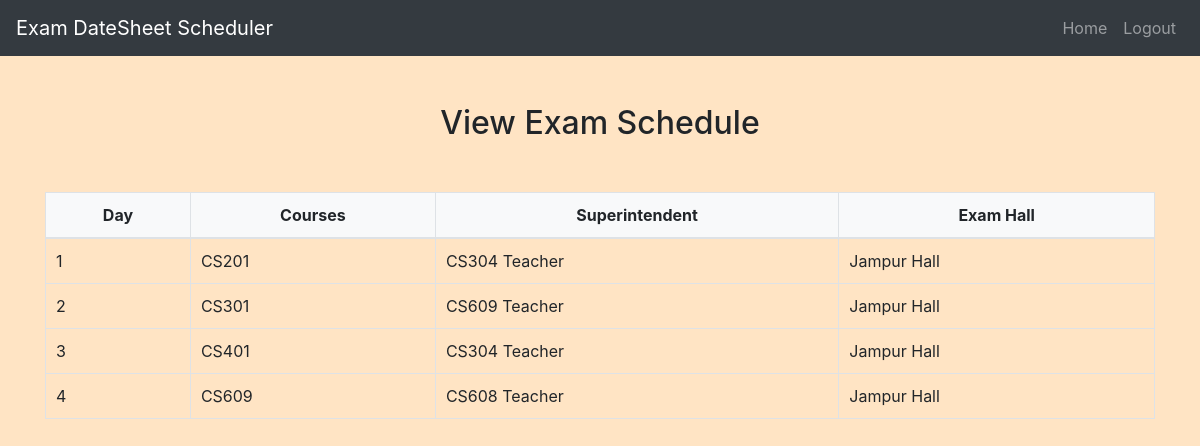
/superintendent/superintendent_dashboard.php (signed in), run on the app's committed database.
### tables this page shows
CREATE TABLE `examschedule` (
  `id` int(11) NOT NULL,
  `day_number` int(11) NOT NULL,
  `courses` text NOT NULL,
  `superintendent` varchar(255) NOT NULL,
  `hall_name` varchar(255) NOT NULL
);

### superintendent/superintendent_dashboard.php (the view, shortened to what this page needs)
<?php
include('config.php');
function getExamSchedules($conn) {
    $sql = "SELECT id, day_number, courses, superintendent, hall_name
            FROM ExamSchedule";
    $result = $conn->query($sql);
    $schedules = [];
    while ($row = $result->fetch_assoc()) {
        $schedules[] = $row;
    }
    return $schedules;
}
function getCourses($conn) {
    $sql = "SELECT course_id, course_name FROM Courses";
    $result = $conn->query($sql);
    $courses = [];
    while ($row = $result->fetch_assoc()) {
        $courses[$row['course_id']] = $row['course_name'];
    }
    return $courses;
}
$schedules = getExamSchedules($conn);
$courses = getCourses($conn);
?>
<!DOCTYPE html>
<html>
<head>
    <link rel="stylesheet" href="https://maxcdn.bootstrapcdn.com/bootstrap/4.5.2/css/bootstrap.min.css">
    <link rel="stylesheet" href="../css/style.css">
</head>
<body>
<?php include('navbar.php'); ?>
<div class="container mt-5 mb-5">
    <h2>View Exam Schedule</h2>
    <?php if (!empty($schedules)): ?>
        <div class="table-responsive mt-4">
            <table class="table table-bordered">
                <thead>
                    <tr>
                        <th>Day</th>
                        <th>Courses</th>
                        <th>Superintendent</th>
                        <th>Exam Hall</th>
                    </tr>
                </thead>
                <tbody>
                    <?php foreach ($schedules as $schedule): ?>
                        <tr>
                            <td><?php echo $schedule['day_number']; ?></td>
                            <td>
                                <?php
                                $course_ids = explode(', ', $schedule['courses']);
                                $course_names = array_map(function($id) use ($courses) {
                                    return isset($courses[$id]) ? $courses[$id] : 'Unknown Course';
                                }, $course_ids);
                                echo implode(', ', $course_names);
                                ?>
                            </td>
                            <td><?php echo $schedule['superintendent']; ?></td>
                            <td><?php echo $schedule['hall_name']; ?></td>
                        </tr>
                    <?php endforeach; ?>
                </tbody>
            </table>
        </div>
    <?php else: ?>
        <div class="alert alert-info mt-4">
            No exam schedules found.
        </div>
    <?php endif; ?>
</div>
</body>
</html>

### css/style.css (style rules this page uses)
body { background-color: bisque; }
h1, h2, h3, h4 { text-align: center; margin-top: 30px; margin-bottom: 30px; }
.table { width: 100%; border-collapse: collapse; margin-top: 20px; }
.table th, .table td { padding: 10px; border: 1px solid #dee2e6; }
.table thead th { background-color: #f8f9fa; font-weight: bold; text-align: center; }
.table tbody td { vertical-align: middle; }

### data on the page
examschedule: day_number "1", courses "CS201", superintendent "CS304 Teacher", hall_name "Jampur Hall"
examschedule: day_number "2", courses "CS301", superintendent "CS609 Teacher", hall_name "Jampur Hall"
examschedule: day_number "3", courses "CS401", superintendent "CS304 Teacher", hall_name "Jampur Hall"
examschedule: day_number "4", courses "CS609", superintendent "CS608 Teacher", hall_name "Jampur Hall"
